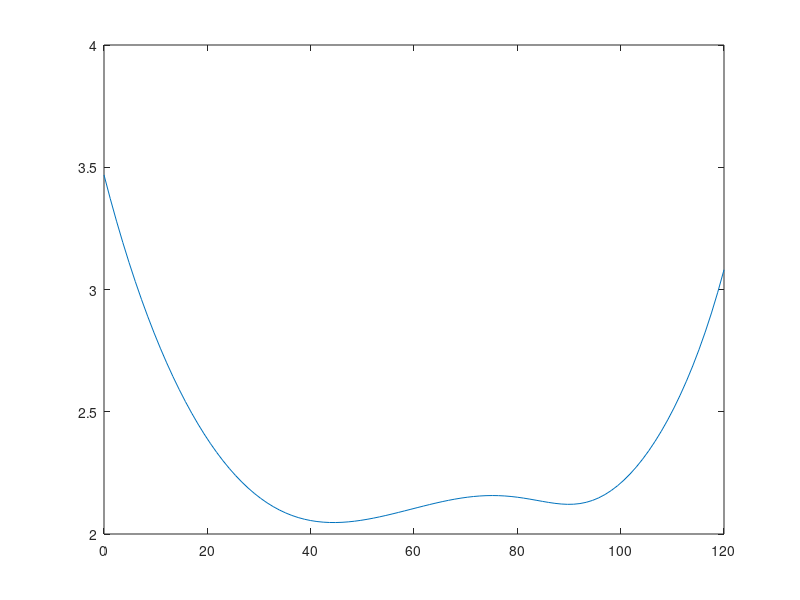

The MATLAB script that drew this image:
% alpha1=x, alpha2=y
ListAlpha = linspace(0,2*pi/3,100);
R1 = 2;
R2 = 1;
l = 6;
theta = pi/4;
% X(1) = Rm
% X(2) = alpha2
Rm = [];
alpha2 = [];
for alpha1 = ListAlpha
    F = @(X) [l - R1*sin(alpha1) - R2*sin(X(2))   - 2*X(1).*cos(0.5*(alpha1-X(2))).*sin(theta + 0.5*(alpha1+X(2)));
              R2*cos(X(2))   - R1*cos(alpha1) - 2*X(1).*sin(0.5*(alpha1-X(2))).*sin(theta + 0.5*(alpha1+X(2)))];
          
    x=fsolve(F,[0,0]);
    Rm = [Rm, x(1)];
    alpha2 = [alpha2, x(2)];
end
plot(ListAlpha*180/pi,Rm)
shg